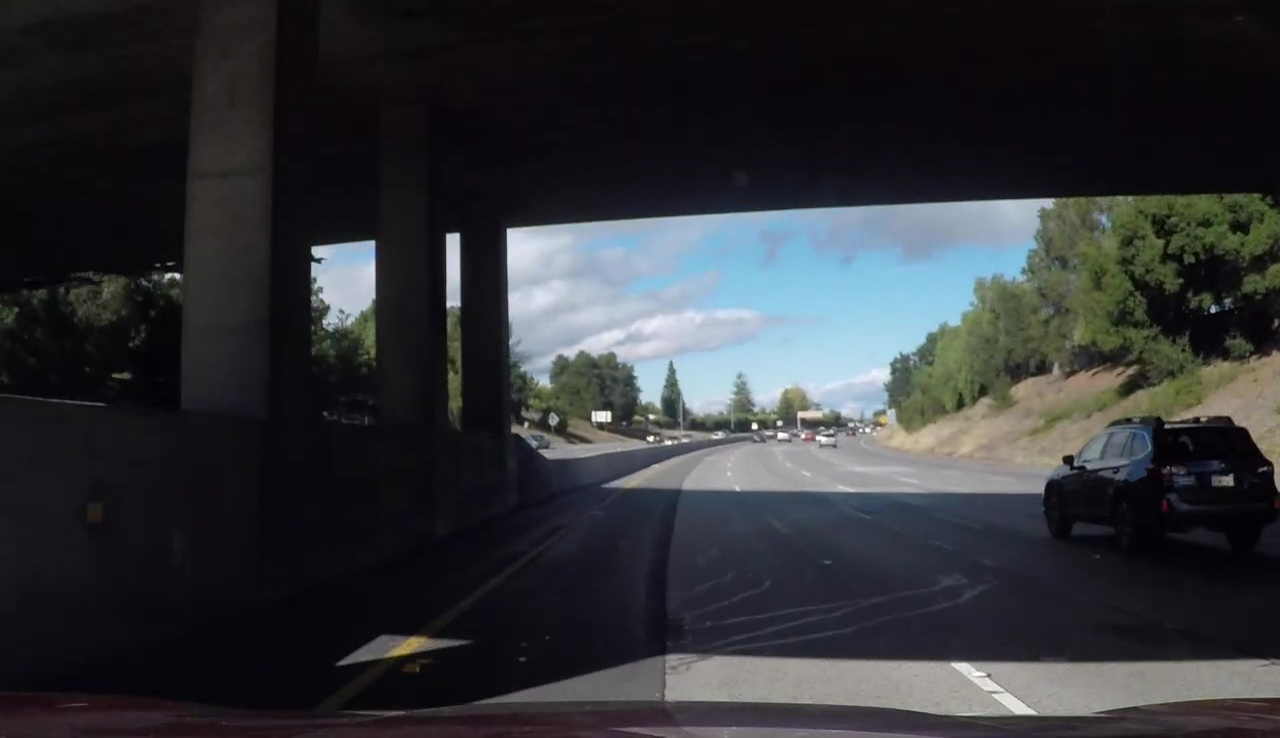
#> input picture challenge_video_snapshot.jpg, 1280 x 738 px
$ python -i preproc_images.py   (imports and definitions only)   (older library calls are emulated)
#> lines starting #> are read from the running program, lines starting #| are printed output that depends on the picture; after the words box and inside, x2 and y2 are one past the last pixel; in counts of white or black regions, pixels touching at a corner belong together
import pickle
import cv2
import numpy as np

# [42 lines left out: functions abs_sobel_thresh, dir_sobel_thresh, mag_sobel_thresh, not called in this run]
#---------------------------------------------------------------------------------------------------------------
def hls_thresh(img,thresh=None):

    hls=cv2.cvtColor(img,cv2.COLOR_RGB2HLS).astype(np.float)
    S_channel=hls[:,:,2]
    S_binary=np.zeros_like(S_channel)
    #S_binary[(S_channel>=thresh[0])&(S_channel<=thresh[1])]=1
    S_binary[(S_channel>=80)&(S_channel<=255)]=1

    hls=cv2.cvtColor(img,cv2.COLOR_RGB2HLS).astype(np.float)
    L_channel=hls[:,:,1]
    L_binary=np.zeros_like(L_channel)
    #L_binary[(S_channel>=thresh[0])&(S_channel<=thresh[1])]=1
    L_binary[(S_channel>=175)&(S_channel<=255)]=1

    HSL_binary = np.zeros_like(S_binary)
    HSL_binary[(S_binary == 1) | (L_binary == 1)] = 1

    return HSL_binary
# ----------------------------------------------------------------------------------------------------------------
def yellow_white(img):

    HSV = cv2.cvtColor(img, cv2.COLOR_RGB2HSV)

    # for yellow
    yellow = cv2.inRange(HSV, (20, 100, 100), (50, 255, 255))

    # for white
    sensitivity_1 = 68
    white_1 = cv2.inRange(HSV, (0, 0, 255 - sensitivity_1), (255, 20, 255))

    sensitivity_2 = 60
    HSL = cv2.cvtColor(img, cv2.COLOR_RGB2HLS)
    white_2 = cv2.inRange(HSL, (0, 255 - sensitivity_2, 0), (255, 255, sensitivity_2))

    white_3 = cv2.inRange(img, (200, 200, 200), (255, 255, 255))

    #yellow_white_layer = np.zeros_like(img)

    yellow_white_layer = yellow | white_1 | white_2 | white_3

    #return yellow_white_layer, yellow, white_1, white_2, white_3 #for debug
    return yellow_white_layer
#----------------------------------------------------------------------------------------------------------------
def color_gradient(img):

    # [11 lines of commented-out code are left out]
    HSL_binary = hls_thresh(img)

    yellow_white_layer = yellow_white(img)

    # [6 lines of commented-out code are left out]
    combined_binary = np.zeros_like(HSL_binary)
    combined_binary[(yellow_white_layer == True)] = 1
    #combined_binary[(combined_binary == 1) | ((dir_binary ==1 ) & (mag_binary ==1 ))] = 1

    #combined_binary[(abs_binary_S == 1) & (abs_binary_L == 1)] = 1
    #combined_binary[(abs_binary_L == 1)] = 1

    #mag_a_dir_binary = np.copy(combined_binary)

    combined_binary[(combined_binary == 1) | (HSL_binary == 1)] = 1

    #combined_binary[abs_binary == 1] = 1

    #combined_binary = combined_binary | abs_ywl

    #return combined_binary, abs_binary, dir_binary, mag_binary, mag_a_dir_binary, HSL_binary, color_binary
    return combined_binary, yellow_white_layer, HSL_binary #abs_binary #abs_binary_L, color_binary
#-----------------------------------------------------------------------------------------------------------------
#i set a roi of warped images as p1 befor for line fit
# [54 lines left out: functions roi_mask, preproc_images, not called in this run]

>>> import cv2
>>> picture = cv2.cvtColor(cv2.imread('challenge_video_snapshot.jpg'), cv2.COLOR_BGR2RGB)
>>> result = color_gradient(picture)
#> in hls_thresh, `hls=cv2.cvtColor(img,cv2.COLOR_RGB2HLS).astype(np.float)`:
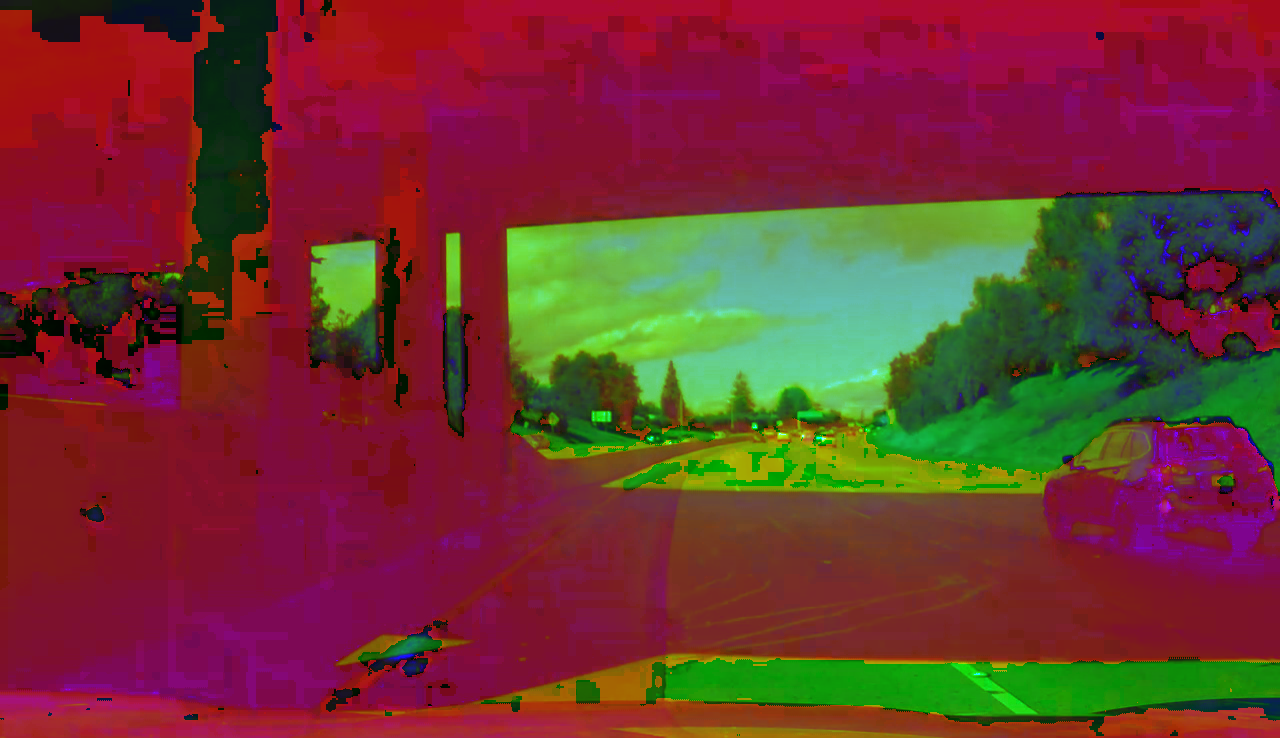
#> hls: shape (738, 1280, 3) float64; mean R, G, B 111.3, 51.7, 48.8
#> in hls_thresh, `S_channel=hls[:,:,2]`:
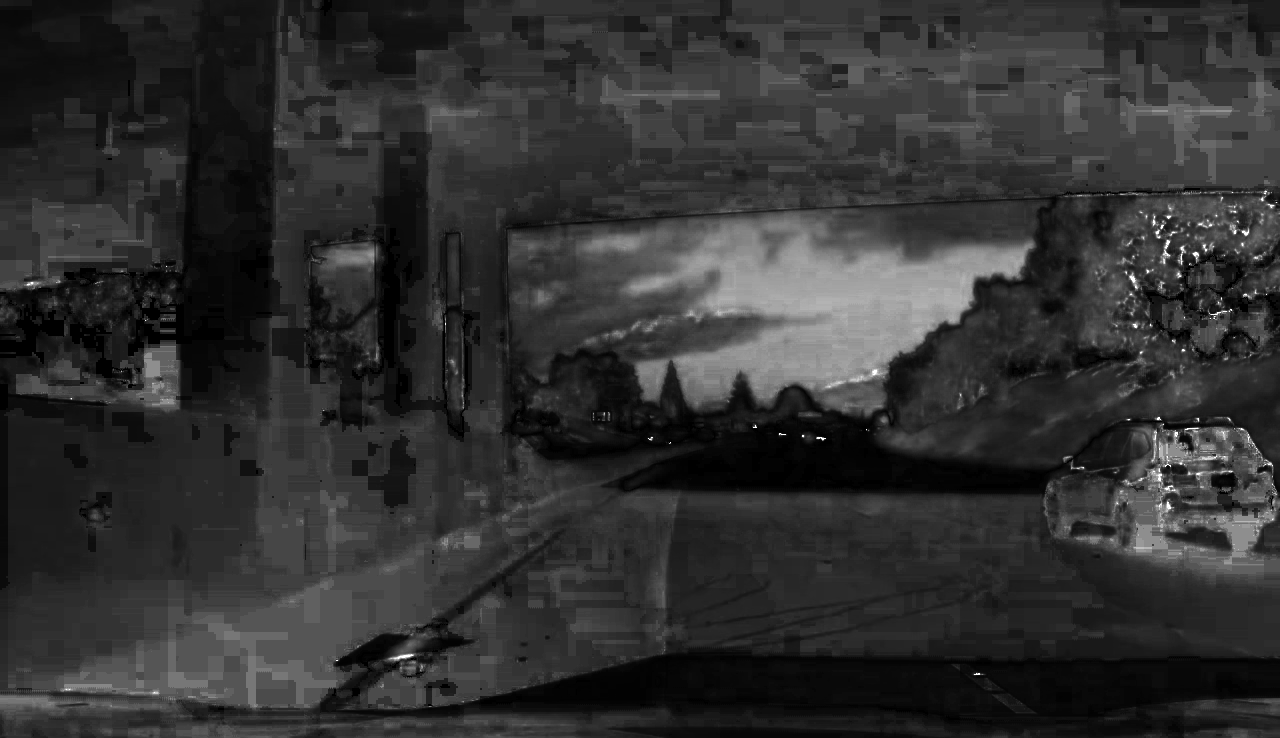
#> S_channel: shape (738, 1280) float64; min 0, max 255, mean 48.8
#> in color_gradient, `HSL_binary = hls_thresh(img)`:
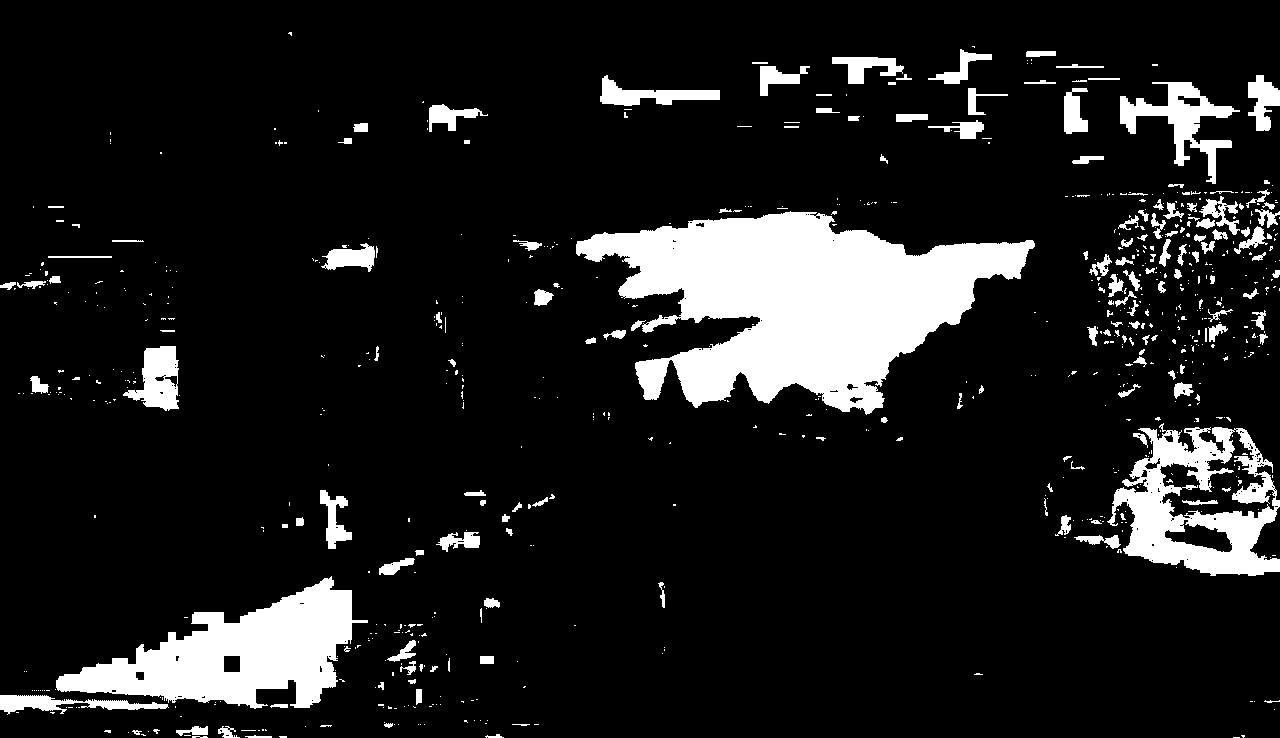
#> HSL_binary: shape (738, 1280) float64; values 0 (black) and 1 (white), 11.9% white; 745 white regions (573 under 20 px), largest, box (x1, y1, x2, y2) and area: (576, 211, 1035, 415) 49908, (56, 576, 368, 709) 19157, (1107, 423, 1280, 576) 12584
#> in yellow_white, `HSV = cv2.cvtColor(img, cv2.COLOR_RGB2HSV)`: HSV: shape (738, 1280, 3); mean H, S, V 111.3, 69.8, 57.8
#> in yellow_white, `yellow = cv2.inRange(HSV, (20, 100, 100), (50, 255, 255))`: yellow: shape (738, 1280); 0.17% white; 63 white regions (52 under 20 px), largest, box (x1, y1, x2, y2) and area: (1165, 379, 1205, 407) 587, (394, 637, 424, 656) 213, (1080, 325, 1094, 341) 114
#> in yellow_white, `white_1 = cv2.inRange(HSV, (0, 0, 255 - sensitivity_1), (255, 20, 255))`: white_1: shape (738, 1280); 0.57% white; 85 white regions (57 under 20 px), largest, box (x1, y1, x2, y2) and area: (556, 331, 678, 359) 1199, (951, 663, 1037, 714) 977, (507, 227, 543, 267) 651
#> in yellow_white, `HSL = cv2.cvtColor(img, cv2.COLOR_RGB2HLS)`: HSL: shape (738, 1280, 3); mean of channels 0, 1, 2 111.3, 51.7, 48.8
#> in yellow_white, `white_2 = cv2.inRange(HSL, (0, 255 - sensitivity_2, 0), (255, 255, sen..`: white_2: shape (738, 1280); 0.96% white; 134 white regions (106 under 20 px), largest, box (x1, y1, x2, y2) and area: (556, 320, 690, 359) 1840, (317, 263, 375, 313) 1599, (509, 281, 608, 327) 1132
#> in yellow_white, `white_3 = cv2.inRange(img, (200, 200, 200), (255, 255, 255))`: white_3: shape (738, 1280); 0.83% white; 74 white regions (50 under 20 px), largest, box (x1, y1, x2, y2) and area: (612, 311, 706, 356) 1756, (507, 230, 559, 269) 1110, (800, 368, 890, 397) 827
#> in yellow_white, `yellow_white_layer = yellow | white_1 | white_2 | white_3`:
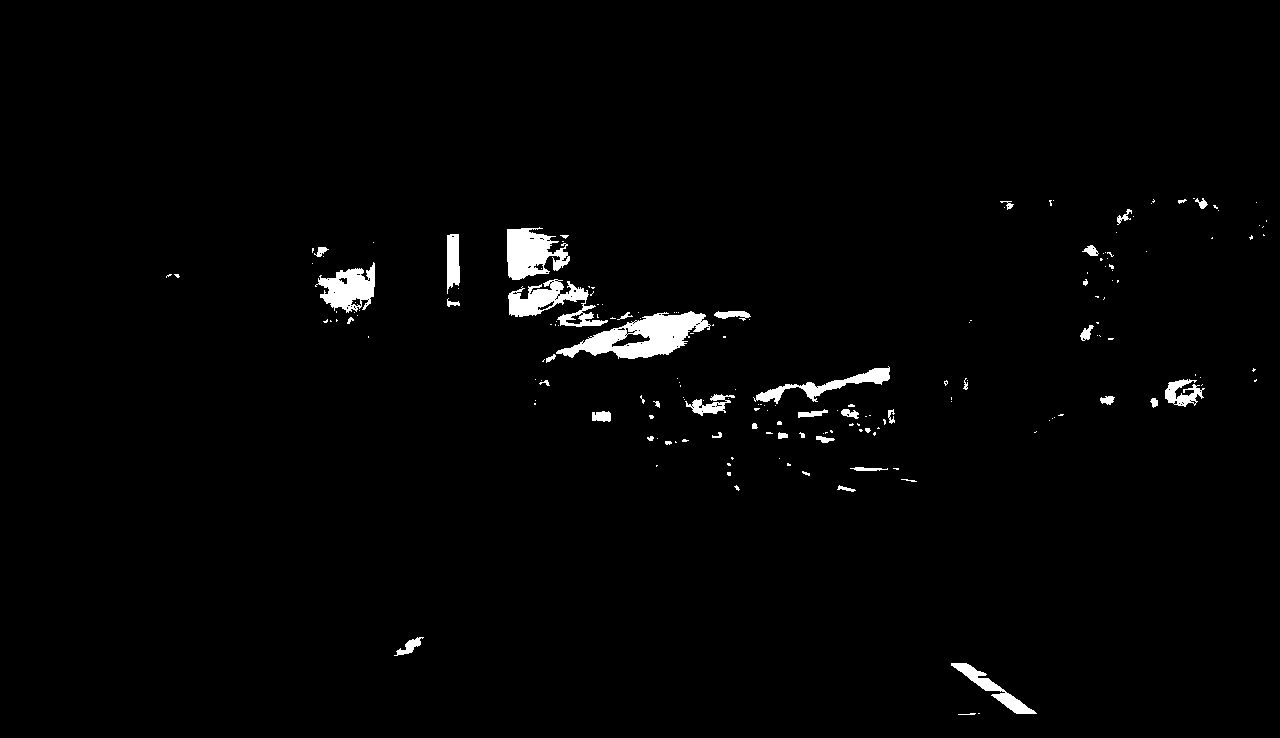
#> yellow_white_layer: shape (738, 1280); 1.7% white; 183 white regions (137 under 20 px), largest, box (x1, y1, x2, y2) and area: (556, 311, 711, 359) 3483, (507, 227, 570, 280) 2119, (508, 279, 608, 327) 1985
